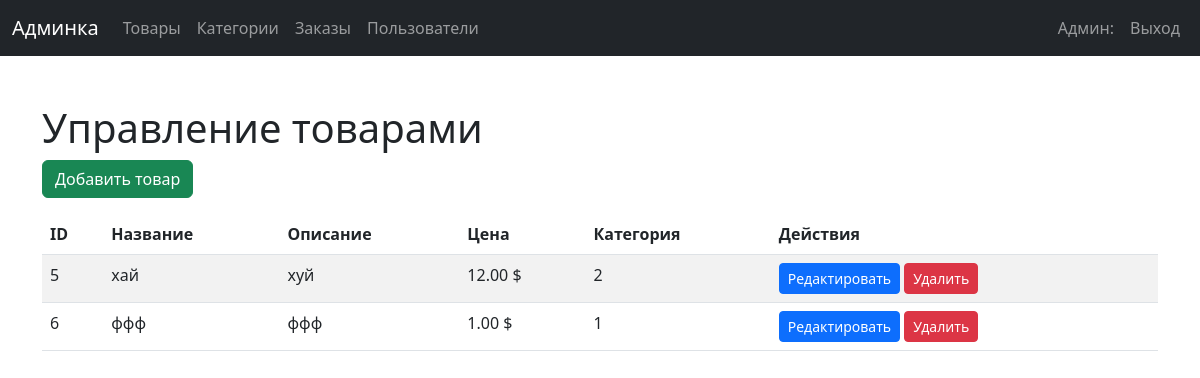
The app's page /admin/admin_products.php (signed in) with its own data.
### tables this page shows
CREATE TABLE `products` (
  `id` int NOT NULL,
  `name` varchar(100) NOT NULL,
  `description` text,
  `price` decimal(10,2) NOT NULL,
  `stock_quantity` int NOT NULL,
  `category_id` int DEFAULT NULL,
  `created_at` timestamp NULL DEFAULT CURRENT_TIMESTAMP,
  `updated_at` timestamp NULL DEFAULT CURRENT_TIMESTAMP ON UPDATE CURRENT_TIMESTAMP,
  `image` varchar(255) NOT NULL
);

### admin/admin_products.php (the view, shortened to what this page needs)
<?php
include '../dataBase/db.php';
$products = $pdo->query("SELECT * FROM products")->fetchAll(PDO::FETCH_ASSOC);
?>
<!DOCTYPE html>
<html lang="ru">
<head>
    <link href="https://cdn.jsdelivr.net/npm/bootstrap@5.3.0/dist/css/bootstrap.min.css" rel="stylesheet">
</head>
<body>
    <?php include 'header.php'; ?>
    <div class="container mt-5">
        <h1>Управление товарами</h1>
        <a href="admin_add_product.php" class="btn btn-success mb-3">Добавить товар</a>
        <table class="table table-striped">
            <thead>
                <tr>
                    <th>ID</th>
                    <th>Название</th>
                    <th>Описание</th>
                    <th>Цена</th>
                    <th>Категория</th>
                    <th>Действия</th>
                </tr>
            </thead>
            <tbody>
                <?php foreach ($products as $product): ?>
                    <tr>
                        <td><?= $product['id'] ?></td>
                        <td><?= htmlspecialchars($product['name']) ?></td>
                        <td><?= htmlspecialchars($product['description']) ?></td>
                        <td><?= htmlspecialchars($product['price']) ?> $</td>
                        <td><?= htmlspecialchars($product['category_id']) ?></td>
                        <td>
                            <a href="admin_edit_product.php?id=<?= $product['id'] ?>" class="btn btn-primary btn-sm">Редактировать</a>
                            <a href="admin_products.php?action=delete&id=<?= $product['id'] ?>" class="btn btn-danger btn-sm" onclick="return confirm('Вы уверены, что хотите удалить этот товар?');">Удалить</a>
                        </td>
                    </tr>
                <?php endforeach; ?>
            </tbody>
        </table>
    </div>
</body>
</html>

### records on screen
products: id "5", name "хай", description "хуй", price "12.00", category "2"
products: id "6", name "ффф", description "ффф", price "1.00", category "1"
